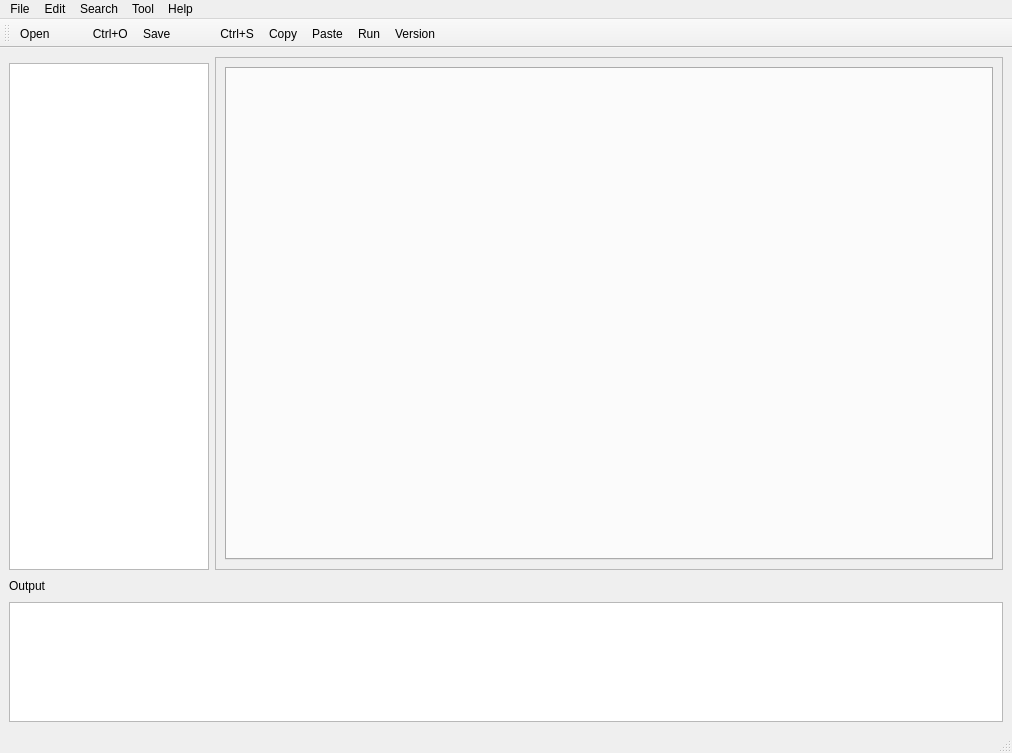
<?xml version="1.0" encoding="UTF-8"?>
<ui version="4.0">
 <class>MainWindow</class>
 <widget class="QMainWindow" name="MainWindow">
  <property name="geometry">
   <rect>
    <x>0</x>
    <y>0</y>
    <width>1012</width>
    <height>753</height>
   </rect>
  </property>
  <property name="windowTitle">
   <string>MainWindow</string>
  </property>
  <widget class="QWidget" name="centralwidget">
   <layout class="QGridLayout" name="gridLayout">
    <item row="2" column="0" colspan="2">
     <widget class="QLabel" name="label">
      <property name="minimumSize">
       <size>
        <width>0</width>
        <height>20</height>
       </size>
      </property>
      <property name="maximumSize">
       <size>
        <width>16777215</width>
        <height>16777215</height>
       </size>
      </property>
      <property name="text">
       <string>Output</string>
      </property>
     </widget>
    </item>
    <item row="1" column="0">
     <widget class="QTreeWidget" name="treeWidget">
      <property name="minimumSize">
       <size>
        <width>150</width>
        <height>0</height>
       </size>
      </property>
      <property name="maximumSize">
       <size>
        <width>200</width>
        <height>16777215</height>
       </size>
      </property>
      <property name="selectionMode">
       <enum>QAbstractItemView::ExtendedSelection</enum>
      </property>
      <property name="iconSize">
       <size>
        <width>20</width>
        <height>20</height>
       </size>
      </property>
      <attribute name="headerVisible">
       <bool>false</bool>
      </attribute>
      <column>
       <property name="text">
        <string notr="true">1</string>
       </property>
      </column>
     </widget>
    </item>
    <item row="3" column="0" colspan="2">
     <widget class="QListWidget" name="listWidget">
      <property name="maximumSize">
       <size>
        <width>16777215</width>
        <height>120</height>
       </size>
      </property>
     </widget>
    </item>
    <item row="0" column="1" rowspan="2">
     <widget class="QScrollArea" name="scrollArea">
      <property name="widgetResizable">
       <bool>true</bool>
      </property>
      <widget class="QWidget" name="scrollAreaWidgetContents">
       <property name="geometry">
        <rect>
         <x>0</x>
         <y>0</y>
         <width>781</width>
         <height>489</height>
        </rect>
       </property>
       <layout class="QGridLayout" name="gridLayout_2">
        <item row="0" column="0">
         <widget class="QTabWidget" name="tabWidget">
          <property name="autoFillBackground">
           <bool>false</bool>
          </property>
          <property name="currentIndex">
           <number>-1</number>
          </property>
         </widget>
        </item>
       </layout>
      </widget>
     </widget>
    </item>
   </layout>
  </widget>
  <widget class="QMenuBar" name="menubar">
   <property name="geometry">
    <rect>
     <x>0</x>
     <y>0</y>
     <width>1012</width>
     <height>26</height>
    </rect>
   </property>
   <widget class="QMenu" name="menu">
    <property name="title">
     <string>File</string>
    </property>
    <addaction name="actionNew_Ctrl_N"/>
    <addaction name="action"/>
    <addaction name="action_3"/>
    <addaction name="actionsave_as"/>
    <addaction name="actionClose_Tab"/>
    <addaction name="separator"/>
    <addaction name="actionExit"/>
   </widget>
   <widget class="QMenu" name="menu_2">
    <property name="title">
     <string>Edit</string>
    </property>
    <addaction name="actioncopy"/>
    <addaction name="actionPaste"/>
    <addaction name="actionCut"/>
   </widget>
   <widget class="QMenu" name="menu_3">
    <property name="title">
     <string>Tool</string>
    </property>
    <widget class="QMenu" name="menu_petri">
     <property name="title">
      <string>Analyse PTNet</string>
     </property>
     <addaction name="action_2"/>
    </widget>
    <addaction name="actionRun"/>
    <addaction name="menu_petri"/>
    <addaction name="actionLog_Generator"/>
    <addaction name="actionModel_Compare"/>
   </widget>
   <widget class="QMenu" name="menu_4">
    <property name="title">
     <string>Help</string>
    </property>
    <addaction name="actionVersion"/>
   </widget>
   <widget class="QMenu" name="menuSearch">
    <property name="title">
     <string>Search</string>
    </property>
    <addaction name="actionFind"/>
    <addaction name="actionReplace"/>
   </widget>
   <addaction name="menu"/>
   <addaction name="menu_2"/>
   <addaction name="menuSearch"/>
   <addaction name="menu_3"/>
   <addaction name="menu_4"/>
  </widget>
  <widget class="QStatusBar" name="statusbar"/>
  <widget class="QToolBar" name="toolBar">
   <property name="windowTitle">
    <string>toolBar</string>
   </property>
   <property name="iconSize">
    <size>
     <width>20</width>
     <height>25</height>
    </size>
   </property>
   <attribute name="toolBarArea">
    <enum>TopToolBarArea</enum>
   </attribute>
   <attribute name="toolBarBreak">
    <bool>false</bool>
   </attribute>
   <addaction name="action"/>
   <addaction name="action_3"/>
   <addaction name="actioncopy"/>
   <addaction name="actionPaste"/>
   <addaction name="actionRun"/>
   <addaction name="actionVersion"/>
  </widget>
  <action name="action">
   <property name="icon">
    <iconset>
     <normaloff>F:/prom/Icon/open.ico</normaloff>F:/prom/Icon/open.ico</iconset>
   </property>
   <property name="text">
    <string>Open             Ctrl+O</string>
   </property>
   <property name="shortcut">
    <string>Ctrl+O</string>
   </property>
  </action>
  <action name="action_2">
   <property name="text">
    <string>Incidence Matrix</string>
   </property>
  </action>
  <action name="action_3">
   <property name="icon">
    <iconset>
     <normaloff>F:/prom/Icon/Save.ico</normaloff>F:/prom/Icon/Save.ico</iconset>
   </property>
   <property name="text">
    <string>Save               Ctrl+S</string>
   </property>
   <property name="shortcut">
    <string>Ctrl+S</string>
   </property>
  </action>
  <action name="actionsave_as">
   <property name="text">
    <string>Save As</string>
   </property>
  </action>
  <action name="actionExit">
   <property name="icon">
    <iconset>
     <normaloff>F:/prom/Icon/Close.ico</normaloff>F:/prom/Icon/Close.ico</iconset>
   </property>
   <property name="text">
    <string>Exit</string>
   </property>
  </action>
  <action name="actioncopy">
   <property name="icon">
    <iconset>
     <normaloff>F:/prom/Icon/Copy.ico</normaloff>F:/prom/Icon/Copy.ico</iconset>
   </property>
   <property name="text">
    <string>Copy</string>
   </property>
  </action>
  <action name="actionPaste">
   <property name="icon">
    <iconset>
     <normaloff>F:/prom/Icon/Paste.ico</normaloff>F:/prom/Icon/Paste.ico</iconset>
   </property>
   <property name="text">
    <string>Paste</string>
   </property>
  </action>
  <action name="actionSelect_all">
   <property name="text">
    <string>Select All</string>
   </property>
  </action>
  <action name="actionLog_Generator">
   <property name="text">
    <string>Log Generator</string>
   </property>
  </action>
  <action name="actionVersion">
   <property name="icon">
    <iconset>
     <normaloff>F:/prom/Icon/About.ico</normaloff>F:/prom/Icon/About.ico</iconset>
   </property>
   <property name="text">
    <string>Version</string>
   </property>
  </action>
  <action name="actionAlpha">
   <property name="text">
    <string>Alpha</string>
   </property>
  </action>
  <action name="actionModel_Compare">
   <property name="text">
    <string>Model Similarity</string>
   </property>
  </action>
  <action name="actionFind">
   <property name="text">
    <string>Find</string>
   </property>
  </action>
  <action name="actionReplace">
   <property name="text">
    <string>Replace</string>
   </property>
  </action>
  <action name="actionNew_Ctrl_N">
   <property name="text">
    <string>New               Ctrl+N</string>
   </property>
  </action>
  <action name="actionRun">
   <property name="icon">
    <iconset>
     <normaloff>F:/prom/Icon/Run.ico</normaloff>F:/prom/Icon/Run.ico</iconset>
   </property>
   <property name="text">
    <string>Run</string>
   </property>
  </action>
  <action name="actionClose_Tab">
   <property name="text">
    <string>Close Tab      Ctrl+W</string>
   </property>
   <property name="shortcut">
    <string>Ctrl+W</string>
   </property>
  </action>
  <action name="actionCut">
   <property name="text">
    <string>Cut</string>
   </property>
  </action>
 </widget>
 <resources/>
 <connections/>
</ui>
